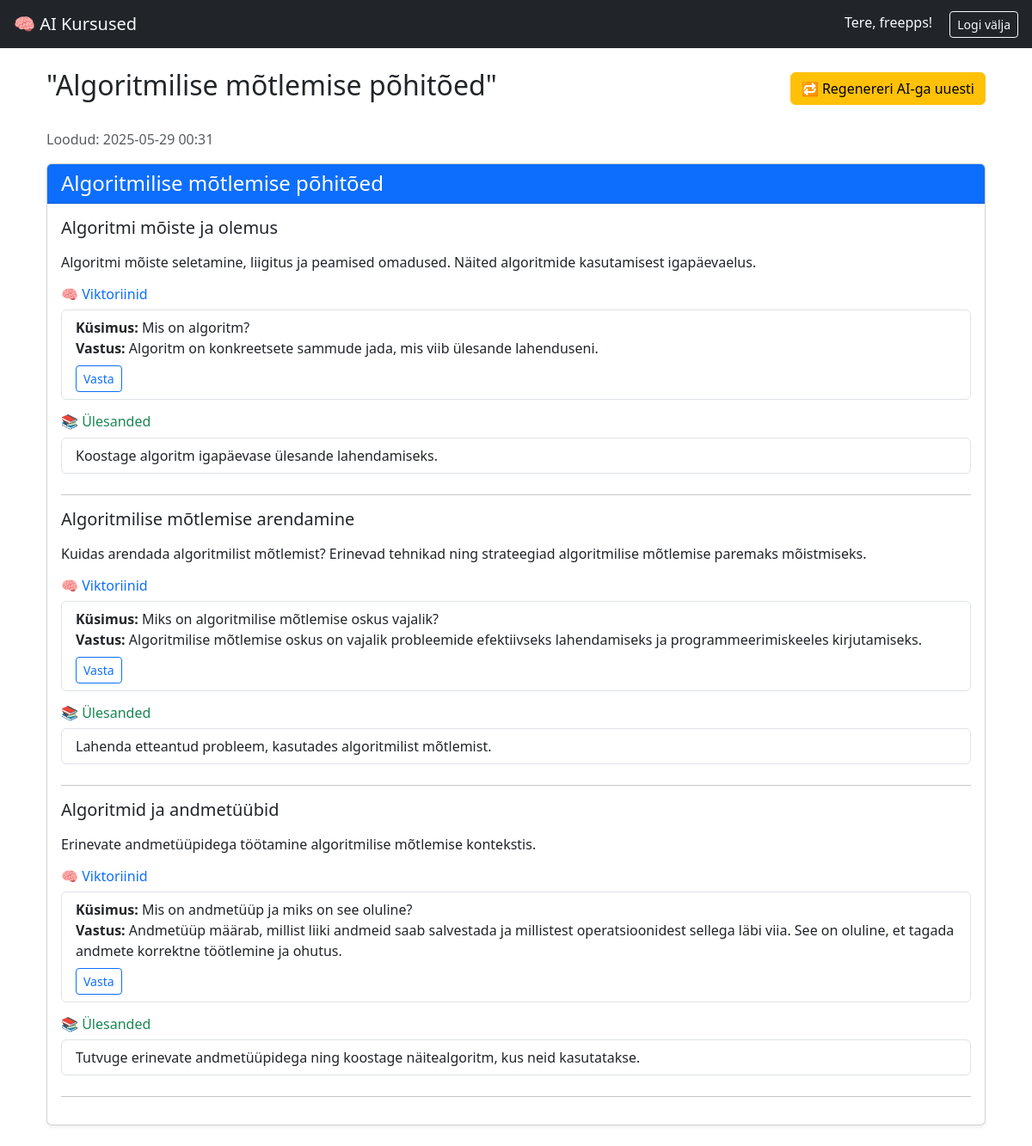
The app's page /course/22/ (signed in) with its own data.
### core/models.py (models this page shows, shortened)
class Course(models.Model):
    user = models.ForeignKey(User, on_delete=models.CASCADE)
    topic = models.CharField(max_length=255)
    created_at = models.DateTimeField(auto_now_add=True)

class Module(models.Model):
    course = models.ForeignKey(Course, related_name='modules', on_delete=models.CASCADE)
    title = models.CharField(max_length=255)

class Chapter(models.Model):
    module = models.ForeignKey(Module, related_name='chapters', on_delete=models.CASCADE)
    title = models.CharField(max_length=255)
    content = models.TextField()

class Quiz(models.Model):
    chapter = models.ForeignKey(Chapter, related_name='quizzes', on_delete=models.CASCADE)
    question = models.CharField(max_length=500)
    answer = models.TextField()

class Assignment(models.Model):
    chapter = models.ForeignKey(Chapter, related_name='assignments', on_delete=models.CASCADE)
    instruction = models.TextField()

### core/views.py (the view)
# urls.py: path('course/<int:course_id>/', views.course_detail, name='course_detail'),
@login_required
def course_detail(request, course_id):
    course = get_object_or_404(Course, id=course_id, user=request.user)
    modules = course.modules.prefetch_related('chapters__quizzes', 'chapters__assignments')
    return render(request, 'course_detail.html', {'course': course, 'modules': modules})

### core/templates/course_detail.html
{% extends 'base.html' %}
{% block content %}
<div class="container">
  <div class="d-flex justify-content-between align-items-center mb-4">
    <h2>{{ course.topic }}</h2>
    <a href="{% url 'regenerate_course' course.id %}" class="btn btn-warning"
       onclick="return confirm('See kustutab olemasolevad andmed ja genereerib kursuse uuesti AI abil. Jätka?')">
      🔁 Regenereri AI-ga uuesti
    </a>
  </div>
  <p class="text-muted">Loodud: {{ course.created_at|date:"Y-m-d H:i" }}</p>
  {% for module in modules %}
    <div class="card mb-4 shadow-sm">
      <div class="card-header bg-primary text-white">
        <h4 class="mb-0">{{ module.title }}</h4>
      </div>
      <div class="card-body">
        {% for chapter in module.chapters.all %}
          <div class="mb-4">
            <h5 class="text-dark">{{ chapter.title }}</h5>
            <p class="text-body">{{ chapter.content|linebreaks }}</p>
            {% if chapter.quizzes.all %}
              <h6 class="text-primary mt-3">🧠 Viktoriinid</h6>
              <ul class="list-group mb-3">
                {% for quiz in chapter.quizzes.all %}
                  <li class="list-group-item">
                    <strong>Küsimus:</strong> {{ quiz.question }}<br>
                    <strong>Vastus:</strong> {{ quiz.answer }}
                    <br>
                    <a href="{% url 'answer_quiz' quiz.id %}" class="btn btn-outline-primary btn-sm mt-2">Vasta</a>
                  </li>
                {% endfor %}
              </ul>
            {% endif %}
            {% if chapter.assignments.all %}
              <h6 class="text-success">📚 Ülesanded</h6>
              <ul class="list-group">
                {% for task in chapter.assignments.all %}
                  <li class="list-group-item">{{ task.instruction }}</li>
                {% endfor %}
              </ul>
            {% endif %}
          </div>
          <hr>
        {% endfor %}
      </div>
    </div>
  {% endfor %}
</div>
{% endblock %}

### core/templates/base.html (shortened to what this page needs)
{% load static %}
<!DOCTYPE html>
<html lang="et">
<head>
  <link href="https://cdn.jsdelivr.net/npm/bootstrap@5.3.0/dist/css/bootstrap.min.css" rel="stylesheet">
  <link href="{% static 'styles.css' %}" rel="stylesheet">
</head>
<body>
  <nav class="navbar navbar-expand-lg navbar-dark bg-dark px-3">
    <a class="navbar-brand text-light" href="/">🧠 AI Kursused</a>
    <div class="ms-auto">
      {% if user.is_authenticated %}
        <span class="text-light me-3">Tere, {{ user.username }}!</span>
        <a href="{% url 'logout' %}" class="btn btn-outline-light btn-sm">Logi välja</a>
      {% else %}
        <a href="{% url 'login' %}" class="btn btn-outline-light btn-sm me-2">Logi sisse</a>
        <a href="{% url 'signup' %}" class="btn btn-outline-success btn-sm">Registreeru</a>
      {% endif %}
    </div>
  </nav>
  <div class="container mt-4">
    {% block content %}{% endblock %}
  </div>
</body>
</html>

### records on screen
Course: topic "\"Algoritmilise mõtlemise põhitõed\"", created_at "2025-05-29 00:31"
Module: title "Algoritmilise mõtlemise põhitõed"
Chapter: title "Algoritmi mõiste ja olemus", content "Algoritmi mõiste seletamine, liigitus ja peamised omadused. Näited algoritmide kasutamisest igapäevaelus."
Quiz: question "Mis on algoritm?", answer "Algoritm on konkreetsete sammude jada, mis viib ülesande lahenduseni."
Assignment: instruction "Koostage algoritm igapäevase ülesande lahendamiseks."
Chapter: title "Algoritmilise mõtlemise arendamine", content "Kuidas arendada algoritmilist mõtlemist? Erinevad tehnikad ning strateegiad algoritmilise mõtlemise paremaks mõistmiseks."
Quiz: question "Miks on algoritmilise mõtlemise oskus vajalik?", answer "Algoritmilise mõtlemise oskus on vajalik probleemide efektiivseks lahendamiseks ja programmeerimiskeeles kirjutamiseks."
Assignment: instruction "Lahenda etteantud probleem, kasutades algoritmilist mõtlemist."
Chapter: title "Algoritmid ja andmetüübid", content "Erinevate andmetüüpidega töötamine algoritmilise mõtlemise kontekstis."
Quiz: question "Mis on andmetüüp ja miks on see oluline?", answer "Andmetüüp määrab, millist liiki andmeid saab salvestada ja millistest operatsioonidest sellega läbi viia. See on oluline, et tagada andmete korrektne töötlemine ja ohutus."
Assignment: instruction "Tutvuge erinevate andmetüüpidega ning koostage näitealgoritm, kus neid kasutatakse."

### other values on screen
{{ user.username }} "freepps"
